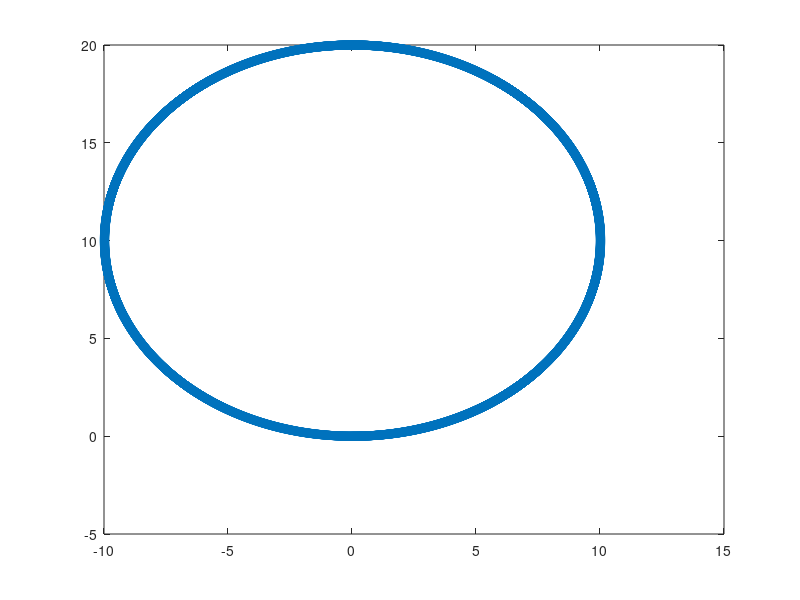

The MATLAB script that drew this image:
clear
clc
close all

final_time = 60;
T = 0.01
F = length(0:T:final_time)

xc = zeros(F,1);
yc = zeros(F,1);
theta = zeros(F,1);
delta = 0.1974*ones(F,1);
beta = 0;
L = 2;
lr = 1.2;
wmax = 1.22;

v = 4*ones(F,1);
w = 0.02*zeros(F,1);

for k = 2:F 
    xc(k) = xc(k-1) + T*v(k-1)*cos(theta(k-1)+beta);
    yc(k) = yc(k-1) + T*v(k-1)*sin(theta(k-1)+beta);
    theta(k) = theta(k-1) + T*v(k-1)*cos(beta)*tan(delta(k-1))/L;
    if (650 < k) && (k <750)
        w(k-1) = 0.753;
    elseif (750 < k) && (k < 850)
        w(k-1) = -0.753;
    elseif (2200 < k) && (k < 2300)
        w(k-1) = 0.753;
    elseif (2300 < k) && (k < 2400)
        w(k-1) = -0.753
    elseif (3700 < k) && (k < 3800)
        w(k-1) = 0.753   
    elseif (3800 < k) && (k < 3900)
        w(k-1) = -0.753
    elseif (5200 < k) && (k < 5300)
        w(k-1) = 0.753
    elseif (5300 < k) && (k < 5400)
        w(k-1) = -0.753
    end
end

plot(xc,yc,'o')
